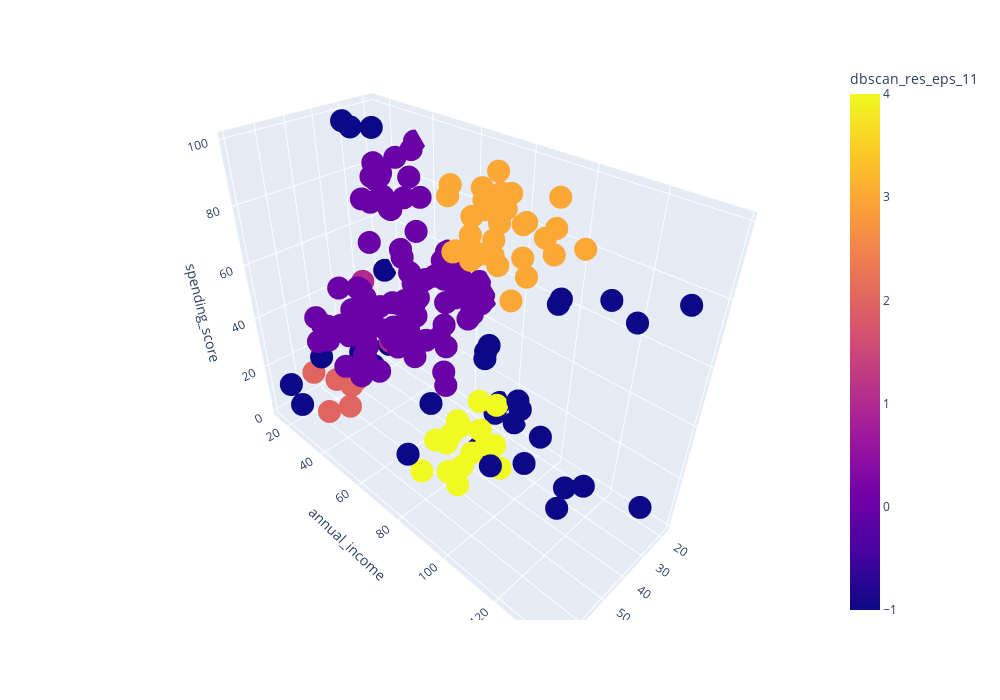

Notebook source saved alongside this figure:
### Code cell
#запускаем кластеризацию на наших данных
dbscan = DBSCAN(eps=12, min_samples=5)
clustering_dbscan_res = dbscan.fit_predict(X)
df['dbscan_res_eps_11'] = clustering_dbscan_res

get_3d_visualization(df, 'dbscan_res_eps_11')

### Figure 1 — Plotly figure (JSON) as saved in the notebook; plotly's stock layout.template omitted (floating-point values rounded to 4 significant figures; data arrays with more than 128 entries replaced by an {"elided": "..."} marker saying what was removed)
{"data": [{"hovertemplate": "age=%{x}<br>annual_income=%{y}<br>spending_score=%{z}<br>dbscan_res_eps_11=%{marker.color}<extra></extra>", "legendgroup": "", "marker": {"color": {"elided": "200 int values"}, "coloraxis": "coloraxis", "symbol": "circle"}, "mode": "markers", "name": "", "scene": "scene", "showlegend": false, "type": "scatter3d", "x": {"elided": "200 int values"}, "y": {"elided": "200 int values"}, "z": {"elided": "200 int values"}}], "layout": {"coloraxis": {"colorbar": {"title": {"text": "dbscan_res_eps_11"}}, "colorscale": [[0, "#0d0887"], [0.1111, "#46039f"], [0.2222, "#7201a8"], [0.3333, "#9c179e"], [0.4444, "#bd3786"], [0.5556, "#d8576b"], [0.6667, "#ed7953"], [0.7778, "#fb9f3a"], [0.8889, "#fdca26"], [1, "#f0f921"]]}, "height": 700, "legend": {"tracegroupgap": 0}, "margin": {"t": 60}, "scene": {"domain": {"x": [0, 1], "y": [0, 1]}, "xaxis": {"title": {"text": "age"}}, "yaxis": {"title": {"text": "annual_income"}}, "zaxis": {"title": {"text": "spending_score"}}}, "width": 1000}}
